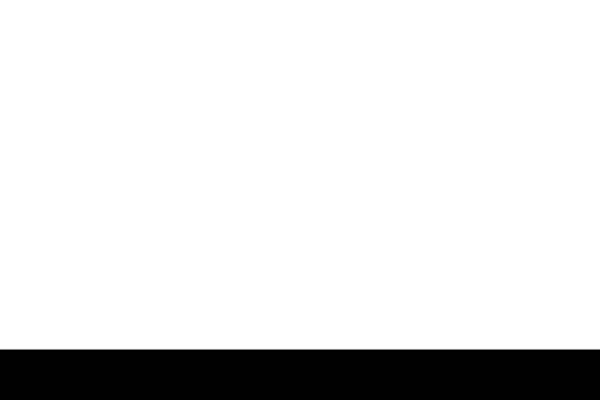
Frame 1 (no input)
Frame 60 (no input): identical to frame 1, image omitted
Frame 120 (the mouse pressed at the canvas centre since frame 60): identical to frame 1, image omitted

The p5.js sketch that drew this single still picture (run headless with seeded random() and noise() and a simulated clock; from frame 60 on, the mouse is pressed at the canvas centre):

// p5.js sketch
// ── sketch.js
const BLOCK_HEIGHT = 50;
let rectCount = 1;

function setup() {
    createCanvas(600, 400);
    rectMode(CENTER);
}

function draw() {
    background(255);
    fill(0);
    for (let i = 1; i <= rectCount; i++) {
        let yCoord = height - BLOCK_HEIGHT * i + BLOCK_HEIGHT / 2;
        let blockWidth = width - BLOCK_HEIGHT * (i - 1) * 2;
        rect(width / 2, yCoord, blockWidth, BLOCK_HEIGHT);
    }
}

function mouseClicked() {
    for (let i = 1; i <= rectCount; i++) {
        if (rectWasClicked(i)) {
            let newWidth = width - BLOCK_HEIGHT * rectCount * 2;
            if (newWidth > 0) {
                rectCount++;
            }
        }
    }
}

/**
 * Checks if a particular rectangle was clicked
 * @param {number} rectNum The number of the rectangle
 * @returns {boolean} True if the rectangle was clicked, false if not
 */
function rectWasClicked(rectNum) {
    let yCoord = height - BLOCK_HEIGHT * rectNum + BLOCK_HEIGHT / 2;
    let blockWidth = width - BLOCK_HEIGHT * (rectNum - 1) * 2;
    if (mouseX >= width / 2 - blockWidth / 2 && mouseX <= width / 2 + blockWidth / 2
        && mouseY >= yCoord - BLOCK_HEIGHT / 2 && mouseY <= yCoord + BLOCK_HEIGHT / 2) {
        return true;
    }
    return false;
}
// ── pyramid3.html
<!DOCTYPE html>
<html lang="en">
  <head>
    <meta charset="utf-8" />
    <meta name="viewport" content="width=device-width, initial-scale=1.0">

    <title>W9 Lecture 2 - pyramid3</title>

    <link rel="stylesheet" type="text/css" href="./lib/main-styles.css">

    <script src="./lib/libraries/p5.min.js"></script>
  </head>

  <body>
    <script src="sketch.js"></script>
  </body>
</html>
